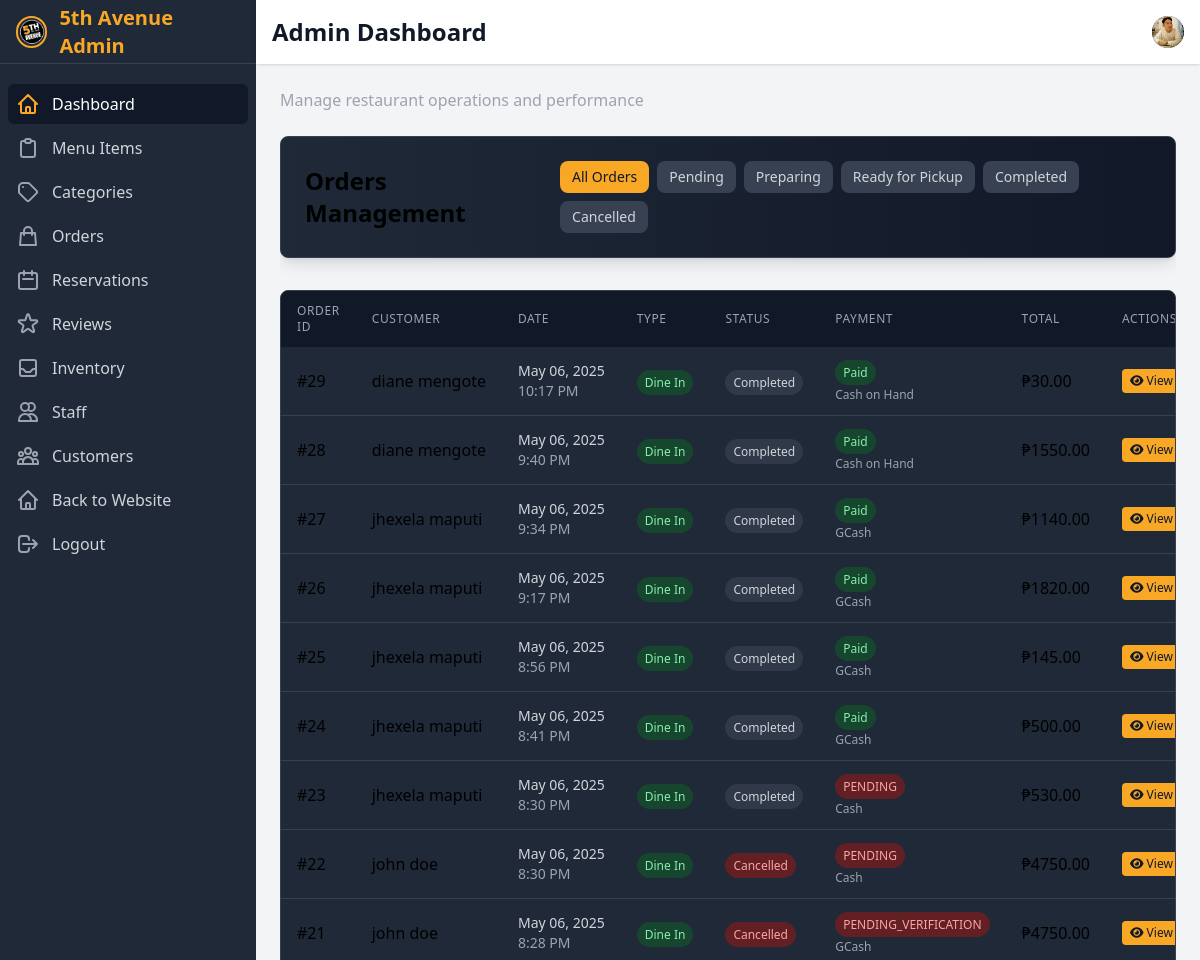
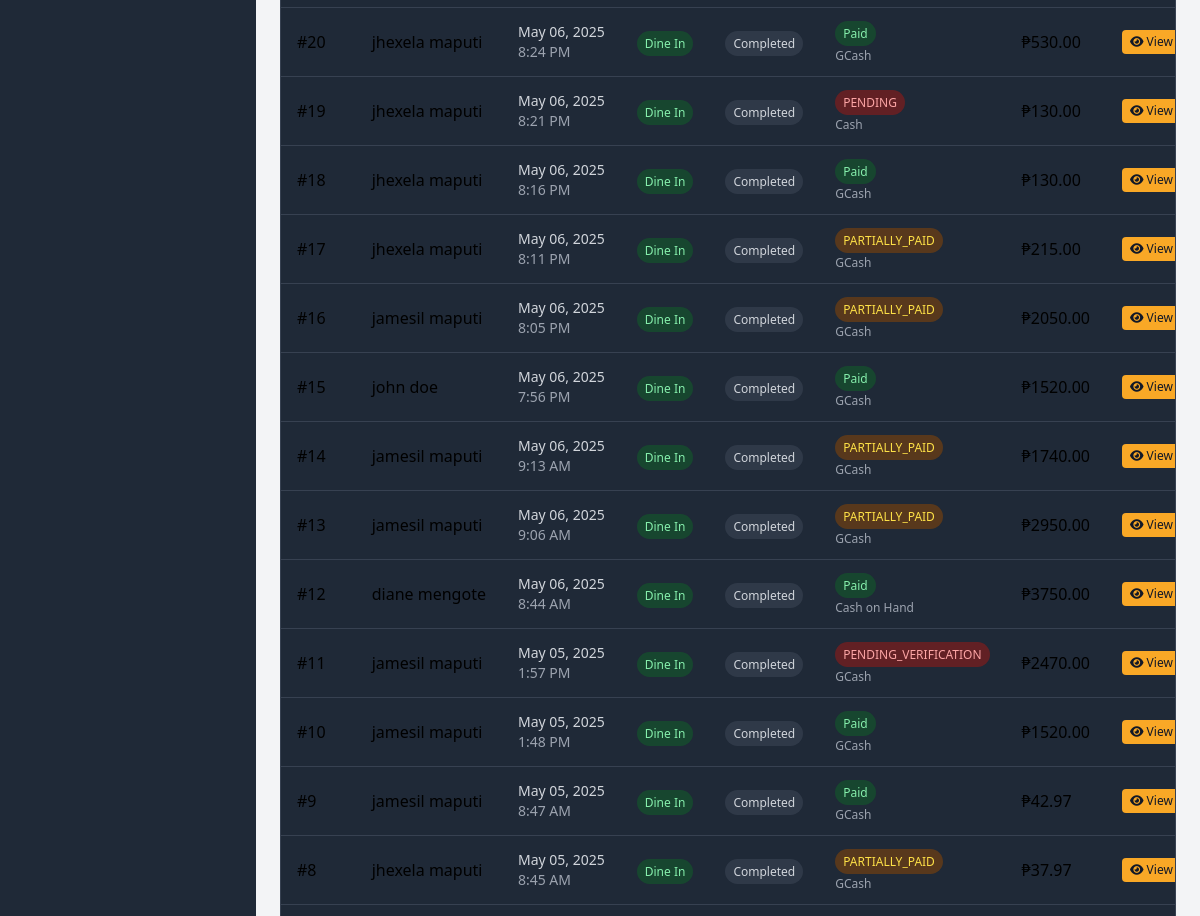
/dashboard/orders/ (signed in, upper part), run on an earlier commit of the app's database (2 pictures, top to bottom).
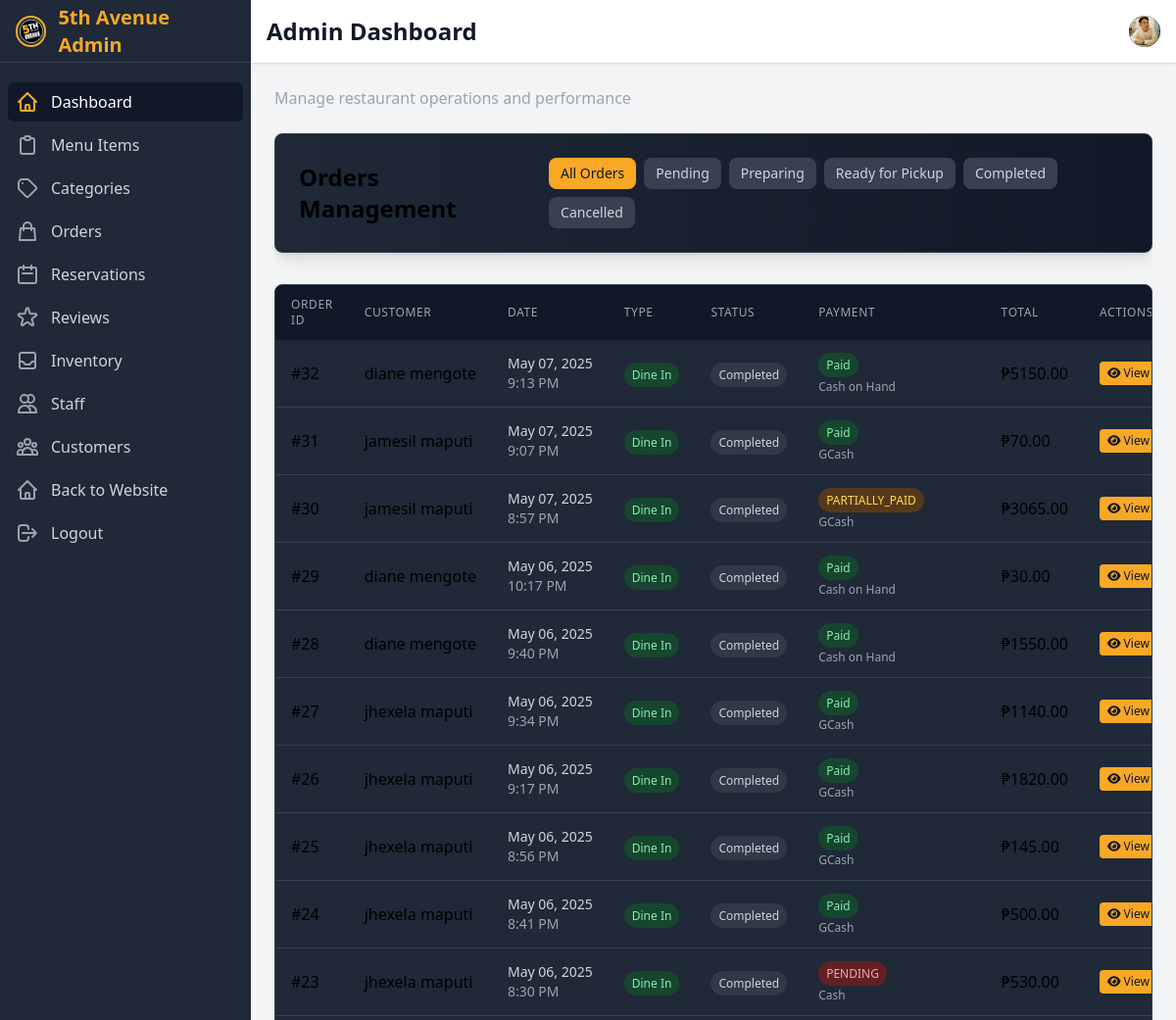
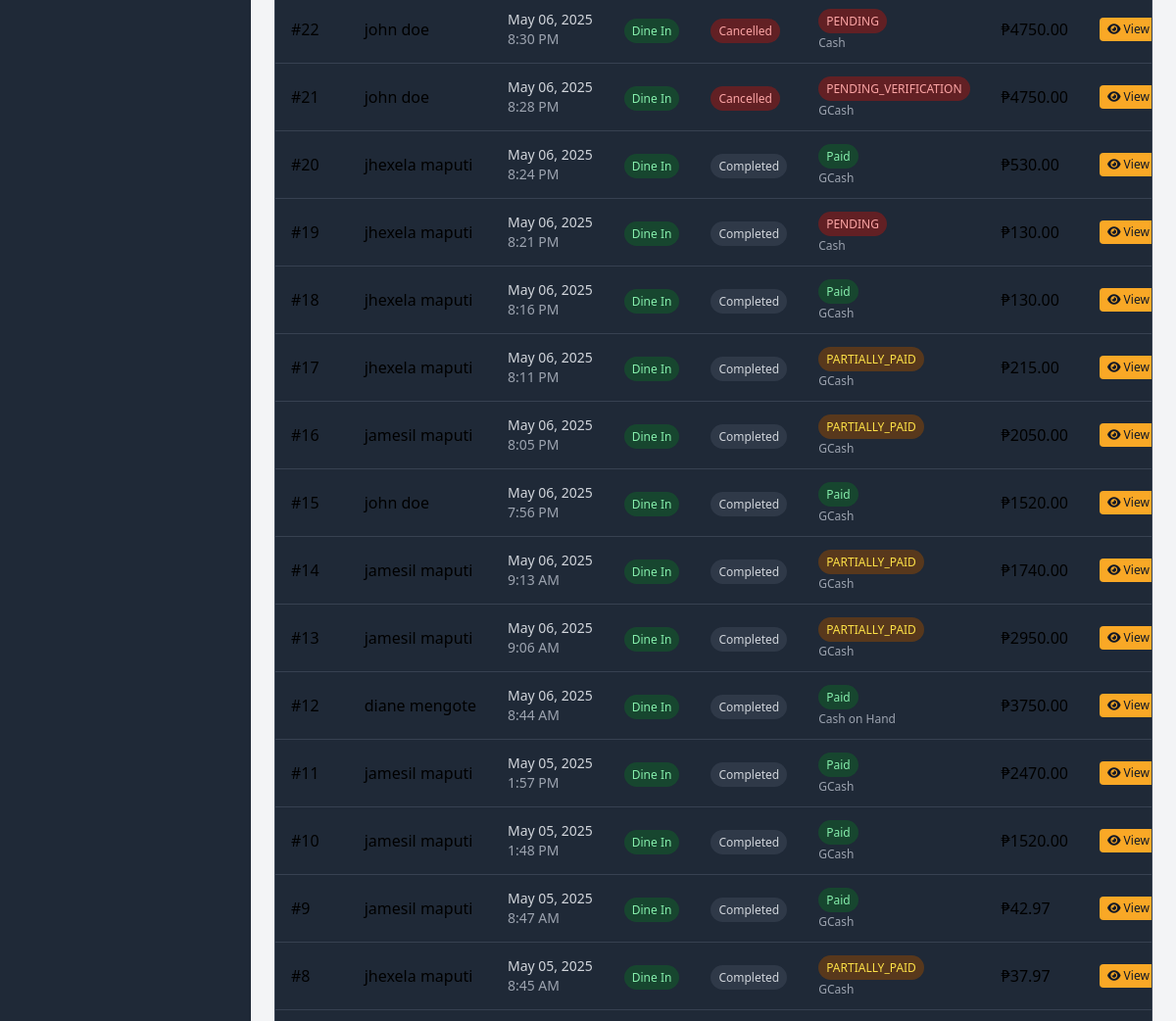
And on a later commit of the database (2 pictures, top to bottom).
### ecommerce/models.py (models this page shows, shortened)
class Order(models.Model):
    STATUS_CHOICES = [
        ('PENDING', 'Pending'),
        ('PREPARING', 'Preparing'),
        ('READY', 'Ready for Pickup'),
        ('COMPLETED', 'Completed'),
        ('CANCELLED', 'Cancelled')
    ]
    CANCELLATION_REASON_CHOICES = [
        ('CUSTOMER_REQUEST', 'Customer Request'),
        ('PAYMENT_ISSUE', 'Payment Issue'),
        ('OUT_OF_STOCK', 'Items Out of Stock'),
        ('STORE_CLOSED', 'Store Closed'),
        ('DUPLICATE_ORDER', 'Duplicate Order'),
        ('OTHER', 'Other Reason')
    ]
    ORDER_TYPE_CHOICES = [
        ('DELIVERY', 'Delivery'),
        ('PICKUP', 'Pickup'),
        ('DINE_IN', 'Dine In'),
    ]
    PAYMENT_METHOD_CHOICES = [
        ('CASH', 'Cash'),
        ('CASH_ON_HAND', 'Cash on Hand'),
        ('CARD', 'Credit/Debit Card'),
        ('GCASH', 'GCash'),
        ('ONLINE', 'Other Online Payment'),
    ]
    PAYMENT_STATUS_CHOICES = [
        ('UNPAID', 'Unpaid'),
        ('PAID', 'Paid'),
        ('FAILED', 'Failed'),
        ('REFUNDED', 'Refunded'),
    ]
    user = models.ForeignKey(User, on_delete=models.CASCADE, related_name='orders')
    created_by = models.ForeignKey(User, on_delete=models.SET_NULL, related_name='created_orders', null=True, blank=True)
    customer_name = models.CharField(max_length=100, blank=True)
    customer_phone = models.CharField(max_length=20, blank=True)
    items = models.ManyToManyField(MenuItem, through='OrderItem')
    status = models.CharField(max_length=20, choices=STATUS_CHOICES, default='PENDING')
    order_type = models.CharField(max_length=20, choices=ORDER_TYPE_CHOICES, default='DELIVERY')
    payment_method = models.CharField(max_length=20, choices=PAYMENT_METHOD_CHOICES, default='CASH')
    payment_status = models.CharField(max_length=20, choices=PAYMENT_STATUS_CHOICES, default='UNPAID')
    total_amount = models.DecimalField(max_digits=10, decimal_places=2)
    tax_amount = models.DecimalField(max_digits=10, decimal_places=2, default=0)
    delivery_fee = models.DecimalField(max_digits=10, decimal_places=2, default=0)
    discount_amount = models.DecimalField(max_digits=10, decimal_places=2, default=0)
    delivery_address = models.TextField(blank=True, null=True)
    contact_number = models.CharField(max_length=20, blank=True, null=True)
    table_number = models.CharField(max_length=20, blank=True)
    number_of_guests = models.PositiveIntegerField(default=1)
    server_assigned = models.ForeignKey(User, on_delete=models.SET_NULL, related_name='served_orders', null=True, blank=True)
    estimated_dining_time = models.PositiveIntegerField(default=60, help_text='Estimated dining time in minutes')
    split_bill = models.BooleanField(default=False)
    split_type = models.CharField(max_length=20, choices=[('EQUAL', 'Equal Split'), ('CUSTOM', 'Custom Split')], default='EQUAL')
    split_ways = models.PositiveIntegerField(default=2)
    cash_on_hand = models.DecimalField(max_digits=10, decimal_places=2, default=0)
    change_amount = models.DecimalField(max_digits=10, decimal_places=2, default=0)
    estimated_preparation_time = models.PositiveIntegerField(default=30, help_text='Estimated preparation time in minutes')
    special_instructions = models.TextField(blank=True)
    created_at = models.DateTimeField(auto_now_add=True)
    updated_at = models.DateTimeField(auto_now=True)
    preparing_at = models.DateTimeField(null=True, blank=True)
    ready_at = models.DateTimeField(null=True, blank=True)
    completed_at = models.DateTimeField(null=True, blank=True)
    cancelled_at = models.DateTimeField(null=True, blank=True)
    cancellation_reason = models.CharField(max_length=50, choices=CANCELLATION_REASON_CHOICES, blank=True, null=True)
    cancellation_notes = models.TextField(blank=True, null=True)
    cancelled_by = models.ForeignKey(User, on_delete=models.SET_NULL, null=True, blank=True, related_name='cancelled_orders')
    reservation = models.ForeignKey('Reservation', on_delete=models.SET_NULL, null=True, blank=True, related_name='orders')
    class Meta:
        ordering = ['-created_at']

### ecommerce/views.py (the view)
# urls.py: path('dashboard/orders/', orders_list, name='orders'),
@login_required
def orders_list(request):
    orders = Order.objects.all().order_by('-created_at')
    status_filter = request.GET.get('status')
    if status_filter and status_filter != 'all':
        orders = orders.filter(status=status_filter)
    context = {
        'orders': orders,
        'status_filter': status_filter or 'all',
        'status_choices': Order.STATUS_CHOICES,
        'active_section': 'orders'
    }
    return render(request, 'accounts/orders.html', context)

### ecommerce/context_processors.py (called while the page is built, shortened)
def cart_processor(request):
    return {
        'cart_count': get_cart_count(request)
    }

def cashier_notification_processor(request):
    if not request.user.is_authenticated or not hasattr(request.user, 'staff_profile') or request.user.staff_profile.role != 'CASHIER':
        return {}

def customer_notification_processor(request):
    notifications = []
    return {
        'customer_notifications': notifications,
        'customer_notification_count': len(notifications)
    }

### ecommerce/templatetags/custom_filters.py (called while the page is built)
@register.filter
def filter_by_status(orders, status):
    return [order for order in orders if order.status == status]

### ecommerce/views.py (called while the page is built)
def get_cart_count(request):
    if request.user.is_authenticated:
        try:
            cart = Cart.objects.get(user=request.user)
            return sum(item.quantity for item in cart.cart_items.all())
        except Cart.DoesNotExist:
            return 0
    else:
        cart = request.session.get('cart', {})
        return sum(cart.values())

### templates/accounts/orders.html (shortened to what the changed rows need)
{% extends 'accounts/base.html' %}
{% load custom_filters %}
{% load math_filters %}
{% block content %}
<div class="space-y-8">
    <div class="bg-gradient-to-r from-gray-800 to-gray-900 rounded-lg p-6 shadow-lg border border-gray-700">
        <div class="flex flex-col md:flex-row justify-between items-start md:items-center gap-4">
            <h1 class="text-2xl font-bold">Orders Management</h1>
            <div class="flex flex-wrap gap-2">
                <a href="{% url 'orders' %}" class="px-3 py-1.5 rounded-lg text-sm {% if status_filter == 'all' %}bg-food-gold text-gray-900{% else %}bg-gray-700 text-gray-300 hover:bg-gray-600{% endif %} transition-colors duration-200">
                    All Orders
                </a>
                {% for status_code, status_name in status_choices %}
                <a href="{% url 'orders' %}?status={{ status_code }}" class="px-3 py-1.5 rounded-lg text-sm {% if status_filter == status_code %}bg-food-gold text-gray-900{% else %}bg-gray-700 text-gray-300 hover:bg-gray-600{% endif %} transition-colors duration-200">
                    {{ status_name }}
                </a>
                {% endfor %}
            </div>
        </div>
    </div>
    <div class="bg-gray-800 rounded-lg shadow-lg border border-gray-700 overflow-hidden">
        {% if orders %}
        <div class="overflow-x-auto">
            <table class="w-full">
                <thead>
                    <tr class="bg-gray-900">
                        <th class="px-4 py-3 text-left text-xs font-medium text-gray-400 uppercase tracking-wider">Order ID</th>
                        <th class="px-4 py-3 text-left text-xs font-medium text-gray-400 uppercase tracking-wider">Customer</th>
                        <th class="px-4 py-3 text-left text-xs font-medium text-gray-400 uppercase tracking-wider">Date</th>
                        <th class="px-4 py-3 text-left text-xs font-medium text-gray-400 uppercase tracking-wider">Type</th>
                        <th class="px-4 py-3 text-left text-xs font-medium text-gray-400 uppercase tracking-wider">Status</th>
                        <th class="px-4 py-3 text-left text-xs font-medium text-gray-400 uppercase tracking-wider">Payment</th>
                        <th class="px-4 py-3 text-left text-xs font-medium text-gray-400 uppercase tracking-wider">Total</th>
                        <th class="px-4 py-3 text-left text-xs font-medium text-gray-400 uppercase tracking-wider">Actions</th>
                    </tr>
                </thead>
                <tbody class="divide-y divide-gray-700">
                    {% for order in orders %}
                    <tr class="hover:bg-gray-700 transition-colors duration-150">
                        <td class="px-4 py-3 whitespace-nowrap">
                            <span class="font-medium">#{{ order.id }}</span>
                        </td>
                        <td class="px-4 py-3 whitespace-nowrap">
                            {% if order.user %}
                                {{ order.user.get_full_name|default:order.user.username }}
                            {% else %}
                                {{ order.customer_name|default:"Guest" }}
                            {% endif %}
                        </td>
                        <td class="px-4 py-3 whitespace-nowrap text-sm text-gray-300">
                            {{ order.created_at|date:"M d, Y" }} <br>
                            <span class="text-gray-400">{{ order.created_at|time:"g:i A" }}</span>
                        </td>
                        <td class="px-4 py-3 whitespace-nowrap">
                            <span class="px-2 py-1 text-xs rounded-full
                                {% if order.order_type == 'DELIVERY' %}bg-blue-900/70 text-blue-300
                                {% elif order.order_type == 'PICKUP' %}bg-purple-900/70 text-purple-300
                                {% elif order.order_type == 'DINE_IN' %}bg-green-900/70 text-green-300{% endif %}">
                                {{ order.get_order_type_display }}
                            </span>
                        </td>
                        <td class="px-4 py-3 whitespace-nowrap">
                            <span class="px-2 py-1 text-xs rounded-full
                                {% if order.status == 'PENDING' %}bg-yellow-900/70 text-yellow-300
                                {% elif order.status == 'PREPARING' %}bg-blue-900/70 text-blue-300
                                {% elif order.status == 'READY' %}bg-green-900/70 text-green-300
                                {% elif order.status == 'COMPLETED' %}bg-gray-700/70 text-gray-300
                                {% elif order.status == 'CANCELLED' %}bg-red-900/70 text-red-300{% endif %}">
                                {{ order.get_status_display }}
                            </span>
                        </td>
                        <td class="px-4 py-3 whitespace-nowrap">
                            <span class="px-2 py-1 text-xs rounded-full
                                {% if order.payment_status == 'PAID' %}bg-green-900/70 text-green-300
                                {% elif order.payment_status == 'PARTIALLY_PAID' %}bg-yellow-900/70 text-yellow-300
                                {% else %}bg-red-900/70 text-red-300{% endif %}">
                                {{ order.get_payment_status_display }}
                            </span>
                            <div class="text-xs text-gray-400 mt-1">{{ order.get_payment_method_display }}</div>
                        </td>
                        <td class="px-4 py-3 whitespace-nowrap font-medium">
                            ₱{{ order.total_amount|floatformat:2 }}
                        </td>
                        <td class="px-4 py-3 whitespace-nowrap text-sm">
                            <div class="flex space-x-2">
                                <a href="{% url 'admin_view_order' order.id %}" class="px-2 py-1 bg-food-gold hover:bg-food-gold-light text-gray-900 rounded text-xs transition-colors duration-200">
                                    <i class="fas fa-eye"></i> View
                                </a>
                            </div>
                        </td>
                    </tr>
                    {% endfor %}
                </tbody>
            </table>
        </div>
        {% endif %}
    </div>
</div>
{% endblock content %}

What changed in the data, as far as the page shows it:
added Order: id "32", user.get_full_name "diane mengote", created_at "May 07, 2025", created_at "9:13 PM", order_type "Dine In", status "Completed", payment_status "Paid", payment_method "Cash on Hand", total_amount "5150.00"
added Order: id "31", user.get_full_name "jamesil maputi", created_at "May 07, 2025", created_at "9:07 PM", order_type "Dine In", status "Completed", payment_status "Paid", payment_method "GCash", total_amount "70.00"
added Order: id "30", user.get_full_name "jamesil maputi", created_at "May 07, 2025", created_at "8:57 PM", order_type "Dine In", status "Completed", payment_status "PARTIALLY_PAID", payment_method "GCash", total_amount "3065.00"
changed Order "1:57 PM": payment_status "PENDING_VERIFICATION" → "Paid"
